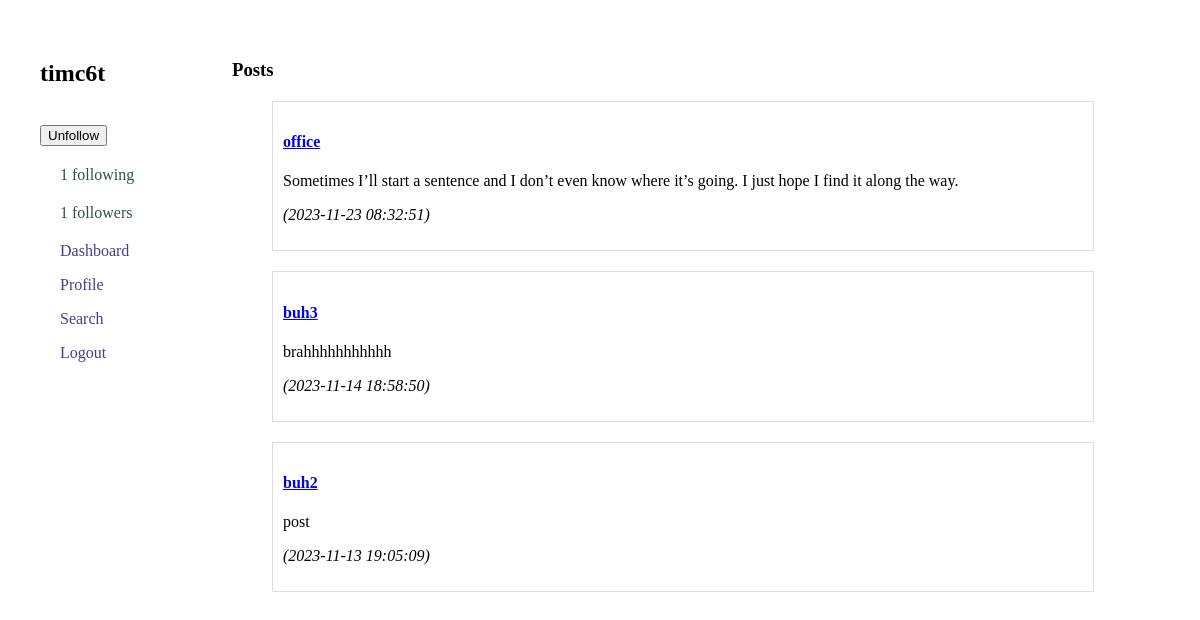
Page /profile.php?user_id=523 (signed in) on the earlier database version.
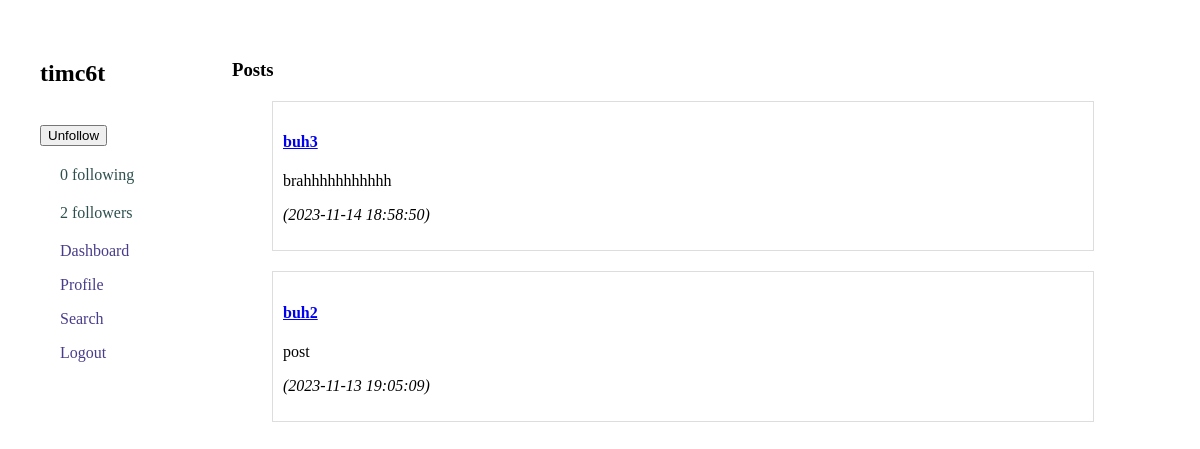
Same page on the later database version.
### tables this page shows
CREATE TABLE `texts` (
  `text_id` int(11) NOT NULL,
  `user_id` int(11) DEFAULT NULL,
  `title` varchar(255) DEFAULT NULL,
  `content` text NOT NULL,
  `is_public` tinyint(1) DEFAULT 1,
  `created_at` timestamp NOT NULL DEFAULT current_timestamp()
);

### profile.php (the view, shortened to what the changed rows need)
<?php
require_once "config.php";
$user_id = isset($_GET['user_id']) ? $_GET['user_id'] : $_SESSION["user_id"];
$username = $profile_image = $profile_username = "";
$sql_profile = "SELECT username, profile_image FROM users WHERE user_id = ?";
if ($stmt_profile = mysqli_prepare($link, $sql_profile)) {
    mysqli_stmt_bind_param($stmt_profile, "i", $user_id);
    if (mysqli_stmt_execute($stmt_profile)) {
        mysqli_stmt_bind_result($stmt_profile, $profile_username, $profile_image);
    } else {
        $err = "Something went wrong.";
    }
} else {
    $err = "Something went wrong preparing your profile." . mysqli_error($link);
}
$profile_user_posts = [];
$sql_user_posts = "SELECT text_id, title, content, created_at
                   FROM texts
                   WHERE user_id = ?
                   ORDER BY created_at DESC";
if ($stmt_user_posts = mysqli_prepare($link, $sql_user_posts)) {
    mysqli_stmt_bind_param($stmt_user_posts, "i", $user_id);
    if (mysqli_stmt_execute($stmt_user_posts)) {
        $result_user_posts = mysqli_stmt_get_result($stmt_user_posts);
        $profile_user_posts = mysqli_fetch_all($result_user_posts, MYSQLI_ASSOC);
    } else {
        echo "Error fetching user's posts: " . mysqli_error($link);
    }
} else {
    echo "Error preparing your posts' query: " . mysqli_error($link);
}
function getFollowing($link, $user_id) {
    $following = [];
    $sql = "SELECT u.user_id, u.username, u.profile_image
            FROM follows f
            INNER JOIN users u ON f.following_id = u.user_id
            WHERE f.follower_id = ?";
    $stmt = mysqli_prepare($link, $sql);
    if ($stmt) {
        mysqli_stmt_bind_param($stmt, "i", $user_id);
        mysqli_stmt_execute($stmt);
        $result = mysqli_stmt_get_result($stmt);
        while ($row = mysqli_fetch_assoc($result)) {
            $following[] = $row;
        }
    }
    return $following;
}
function getFollowers($link, $user_id)
{
    $followers = [];
    $sql = "SELECT u.user_id, u.username, u.profile_image
            FROM follows f
            INNER JOIN users u ON f.follower_id = u.user_id
            WHERE f.following_id = ?";
    $stmt = mysqli_prepare($link, $sql);
    if ($stmt) {
        mysqli_stmt_bind_param($stmt, "i", $user_id);
        mysqli_stmt_execute($stmt);
        $result = mysqli_stmt_get_result($stmt);
        while ($row = mysqli_fetch_assoc($result)) {
            $followers[] = $row;
        }
    }
    return $followers;
}
?>
<!DOCTYPE html>
<html lang="en">
<head>
    <link rel="stylesheet" href="styles.css">
</head>
<body class="body">
    <div id="profile-navbar">
        <?php
            echo "<h2>$profile_username</h2><br>";
            $following_count = count(getFollowing($link, $user_id));
            echo "<div id='following'>";
            echo "<p><a class='no-line' href='follows.php?user_id=$user_id'>$following_count following</a></p>";
            echo "</div>";
            $follower_count = count(getFollowers($link, $user_id));
            echo "<div id='followerss'>";
            echo "<p><a class='no-line' href='follows.php?user_id=$user_id'>$follower_count followers</a></p>";
            echo "</div>";
        ?>
    </div>
    <div id="posts-profile">
        <div class="indent">
            <?php
                foreach ($profile_user_posts as $post) {
                    $post_id = $post["text_id"];
                    $post_title = $post["title"];
                    $post_content = $post["content"];
                    $post_creation = $post["created_at"];
                    echo "<div style='border: 1px solid #ddd; padding: 10px; margin-bottom: 10px;'>";
                    echo "<h4><a href='posts.php?user_id=$user_id&text_id=$post_id'>$post_title</a></h4>";
                    echo "<p>$post_content</p>";
                    echo "<p><em>($post_creation)</em></p>";
                    echo "</div>";
                }
            ?>
        </div>
    </div>
</body>
</html>

Differences in the rows shown:
no longer on this page (row edited): texts: title "office", content "Sometimes I’ll start a sentence and I don’t even know where it’s going. I just hope I find it along the way.", created_at "2023-11-23 08:32:51"
Other differences:
$following_count: "1" → "0"
$follower_count: "1" → "2"
